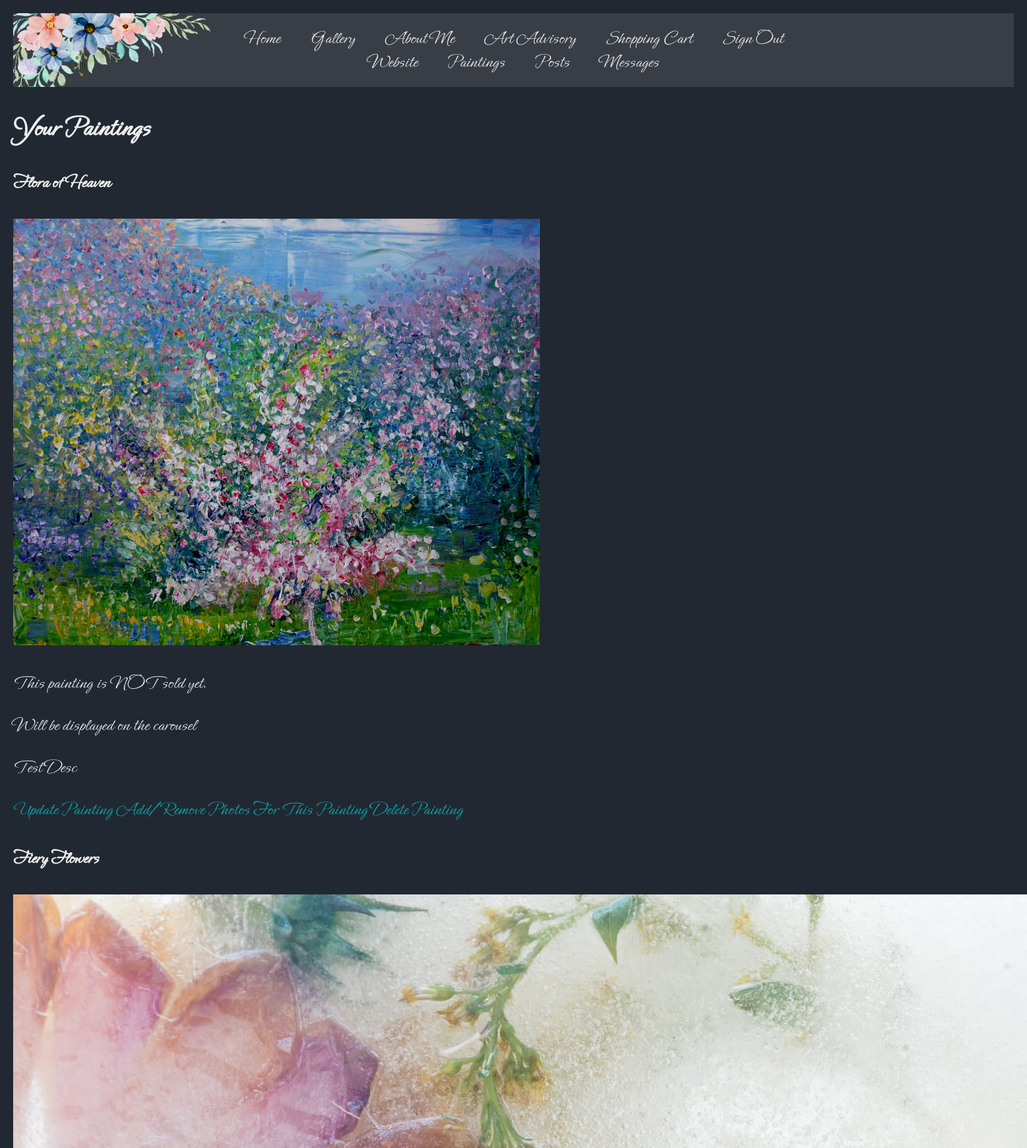
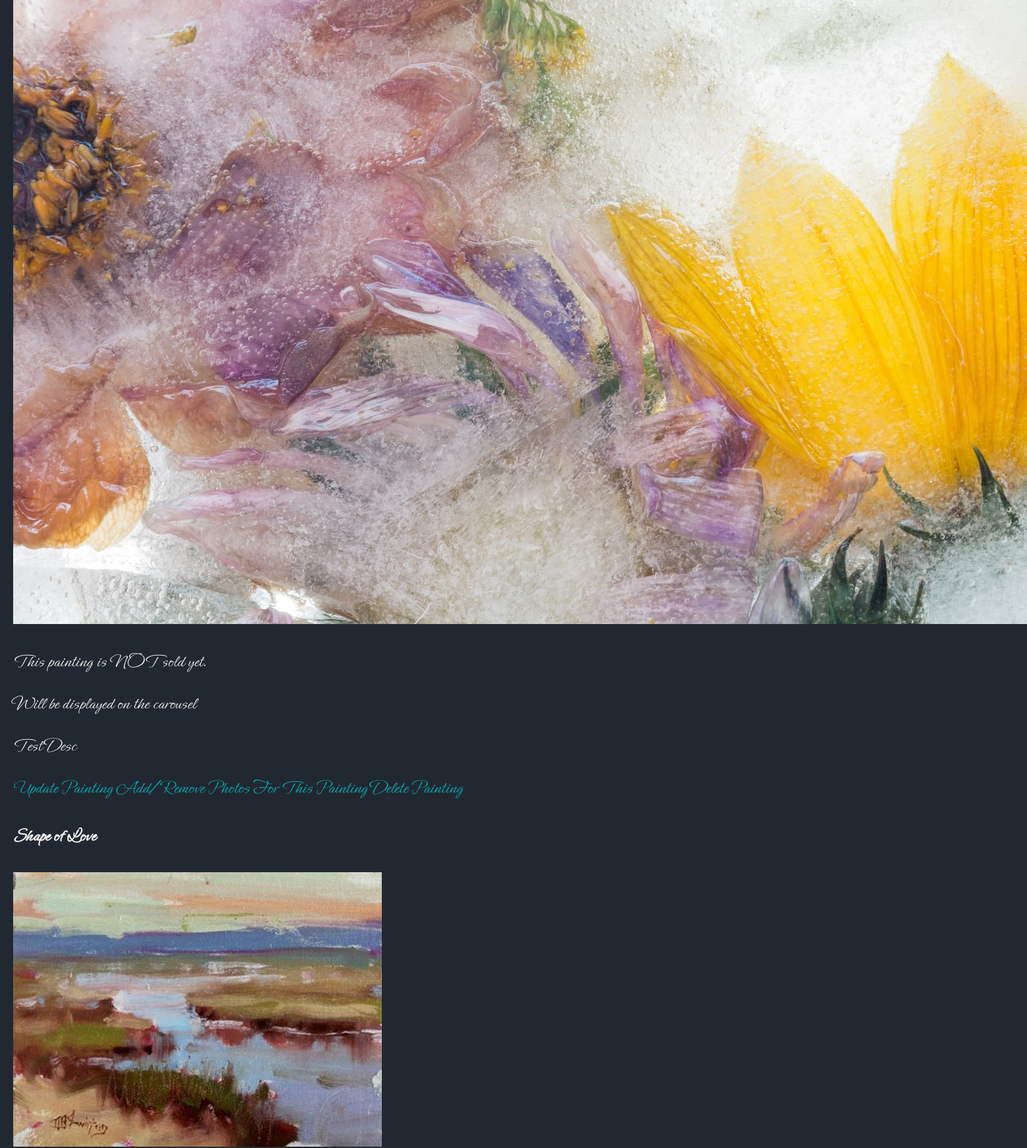
Screenshot of /admin/paintings (signed in, upper part) with the database file from the repository (2 pictures, top to bottom).
### fiona/models/paintings.py (models this page shows, shortened)
class Painting(db.Model):
    __tablename__ = 'paintings'
    id                  = Column(Integer, primary_key=True, autoincrement=True)
    name                = Column(String(128), unique=True, nullable=False)
    description         = Column(Text, nullable=False)
    width               = Column(Integer, nullable=False)
    height              = Column(Integer, nullable=False)
    price               = Column(String(64), nullable=False)
    url                 = Column(String(256), nullable=False, unique=True)
    is_carousel_item    = Column(Boolean, nullable=False, default=False)
    is_sold             = Column(Boolean, nullable=False, default=False)

### fiona/admin.py (the view)
@app.route('/admin/paintings')
def paintings():
    website = Website.query.first()
    title = website.name + ' | Paintings'
    if 'user_id' in session and 'is_admin' in session:
        paintings = Painting.query.all()
        return render_template('admin/paintings.html', website=website, title=title, paintings=paintings)
    else:
        return render_template('404.html',website=website, title='404 - Not Found')

### fiona/templates/admin/paintings.html (shortened to what this page needs)
{% extends 'layouts/default.html' %}
{% block content %}
<h2>Your Paintings</h2>
{% for painting in paintings %}
    <div class="painting">
        <h4>{{painting.name}}</h4>
        <img src="../{{painting.url}}" alt="Image for {{painting.title}}">
        {% if painting.is_sold %}
            <p>This painting is sold.</p>
        {% else %}
            <p>This painting is NOT sold yet.</p>
        {% endif %}
        {% if painting.is_carousel_item %}
            <p>Will be displayed on the carousel</p>
        {% else %}
            <p>Will NOT be displayed on the carousel</p>
        {% endif %}
        <p>{{painting.description | safe}}</p>
        <a href="{{url_for('update_painting')}}?painting-id={{painting.id}}">Update Painting</a>
        <a href="{{url_for('painting_photos')}}?painting-id={{painting.id}}">Add/Remove Photos For This Painting</a>
        <a href="{{url_for('delete_painting')}}?painting-id={{painting.id}}">Delete Painting</a>
    </div>
{% endfor %}
{% endblock %}

### fiona/static/css/main.css (style rules this page uses)
:root { --background-color: #222831; --element-color: #393E46; --highlight-color: #00ADB5; --text-color: #EEEEEE; --default-font-size: 28px; --smaller-font-size: 26px; --default-margin: 20px 20px 0 20px; }
body { margin: 0; padding: 0; box-sizing: border-box; background-color: var(--background-color); font-family: 'primary-font'; color: var(--text-color); font-size: var(--default-font-size); }
a { text-decoration: none; color: var(--highlight-color); transition: .5s; }

### rows the page displays
Painting: name "Flora of Heaven", url (picture), is_sold "This painting is NOT sold yet.", is_carousel_item "Will be displayed on the carousel", description "Test Desc"
Painting: name "Fiery Flowers", url (picture), is_sold "This painting is NOT sold yet.", is_carousel_item "Will be displayed on the carousel", description "Test Desc"
Painting: name "Shape of Love", url (picture)
